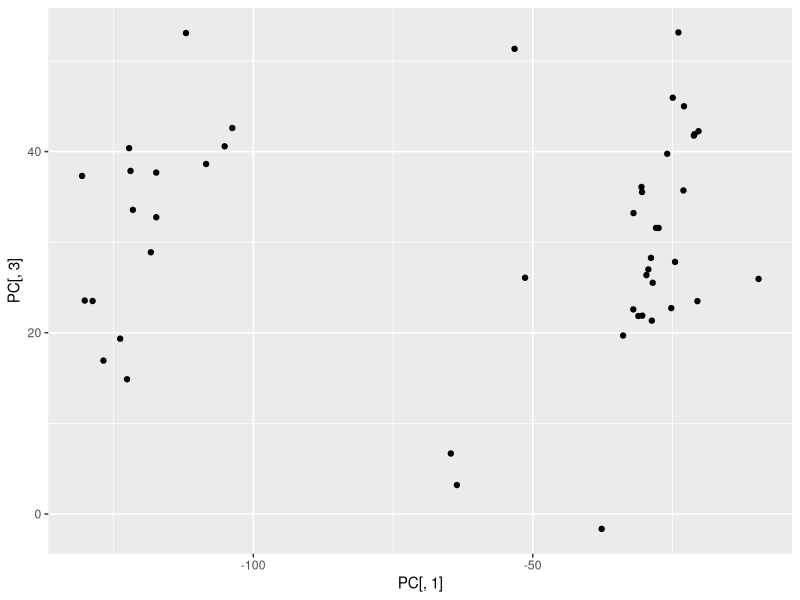
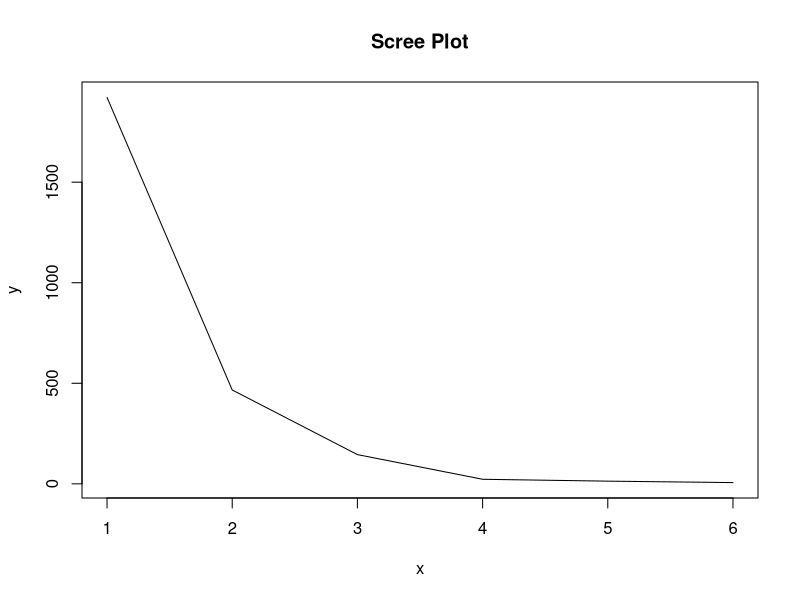
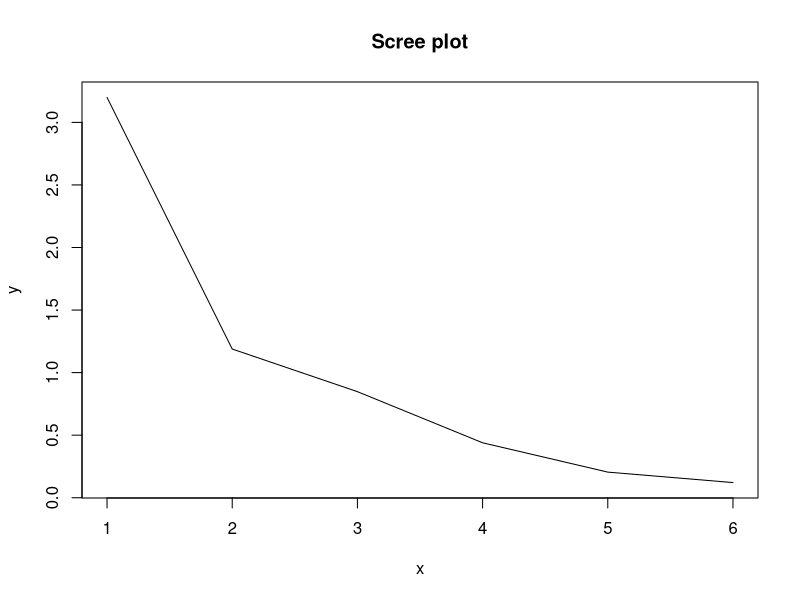
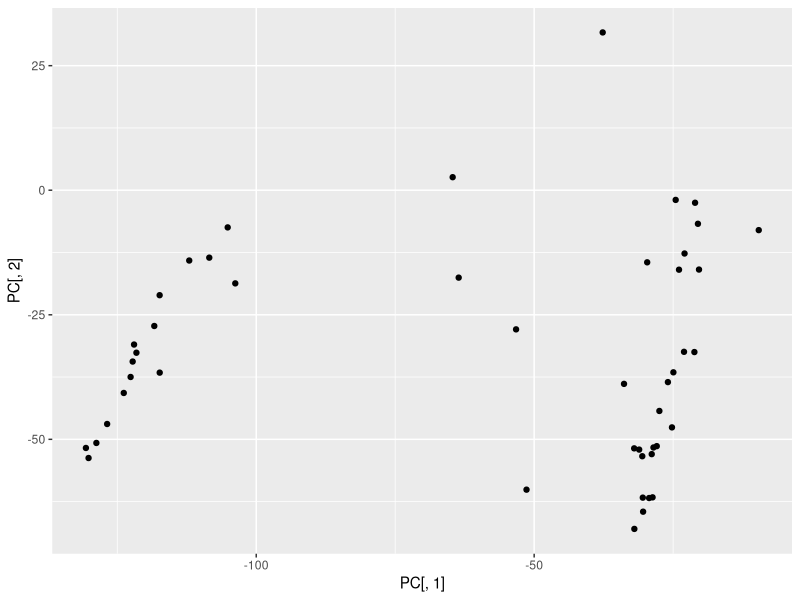
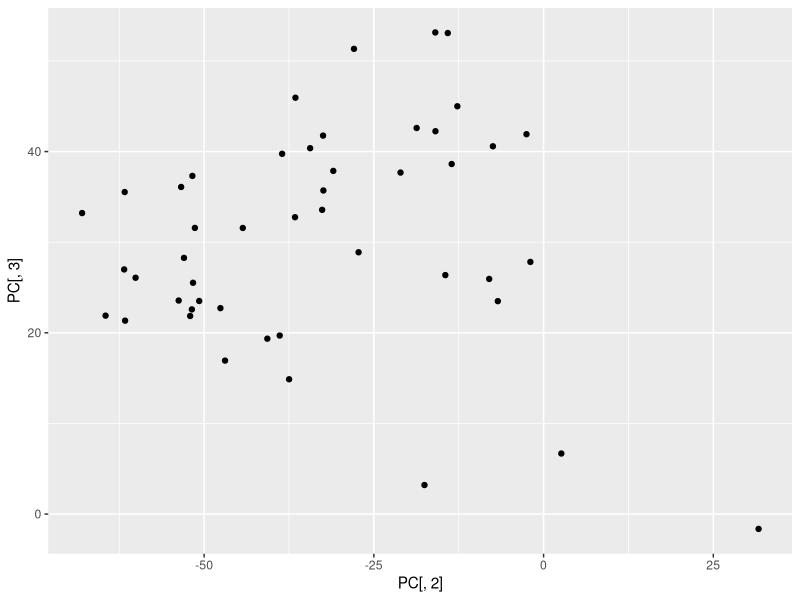
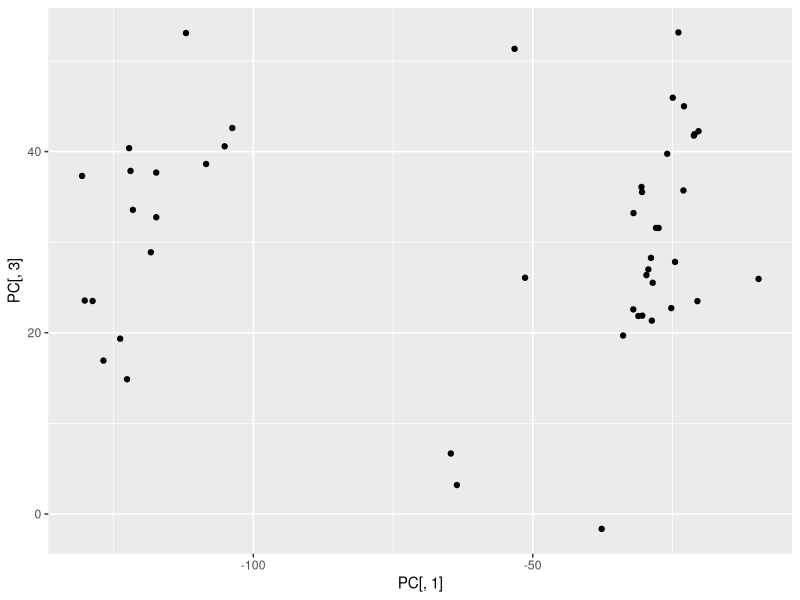

Reproduce these figures in R, in order.
## ---- chunk 1
knitr::opts_chunk$set(echo = TRUE)
## ---- chunk 2
library(tidyverse)
library(broom)
library(knitr)
#install.packages("ggfortify")
library(ggfortify)

data <- datasets::swiss
head(data)

## ---- chunk 3
#Compute Smaple Covariance matrix S
s <- cov(data)
head(s)
## ---- chunk 4
# Computing Eigen Values and Eigen Vectors of S
eig_val <- eigen(s)
eig_val$values
eig_val$vectors
## ---- chunk 5
#Perform PCA
PC <- as.matrix(data) %*% eig_val$vectors
ggplot(PC,aes(PC[,1],PC[,3]))+
  geom_point()

## ---- chunk 6
x <- c(1:6)
y <- eig_val$values
plot(x,y,type="l", main="Scree Plot")

## ---- chunk 7
var(PC[,1])/sum(eig_val$values)
var(PC[,2])/sum(eig_val$values)
var(PC[,3])/sum(eig_val$values)
var(PC[,4])/sum(eig_val$values)
var(PC[,5])/sum(eig_val$values)
var(PC[,6])/sum(eig_val$values)
eig_val$vectors
names(data)
#From below PC values we see that 3 components actually suffice
## ---- chunk 8
eigen(cor(data))$vectors
comp <- prcomp(data)
summary(comp)


y <- eigen(cor(data))$values
plot(x,y,type="l",main="Scree plot")
## ---- chunk 9
#From the above scree plot we can see that first 4 principal components are enough
## ---- chunk 10
data %>% head(10)
head(comp$x)
PC1=-0.4569876*0.75 -0.4242141*0.18+  0.5097327*0.056+  0.4543119* -0.3501111*0.0088 -0.1496668*0.002403694

## ---- chunk 11
PC <- as.matrix(data) %*% eig_val$vectors
ggplot(PC,aes(PC[,1],PC[,2]))+
  geom_point()

#we see that PC 1 and PC 2 are not much correlated
## ---- chunk 12

ggplot(PC,aes(PC[,2],PC[,3]))+geom_point()
#We see that there is some positive correlation here
## ---- chunk 13
ggplot(PC,aes(PC[,1],PC[,3]))+ geom_point()
#PC1 and PC3 are not much correlated 
